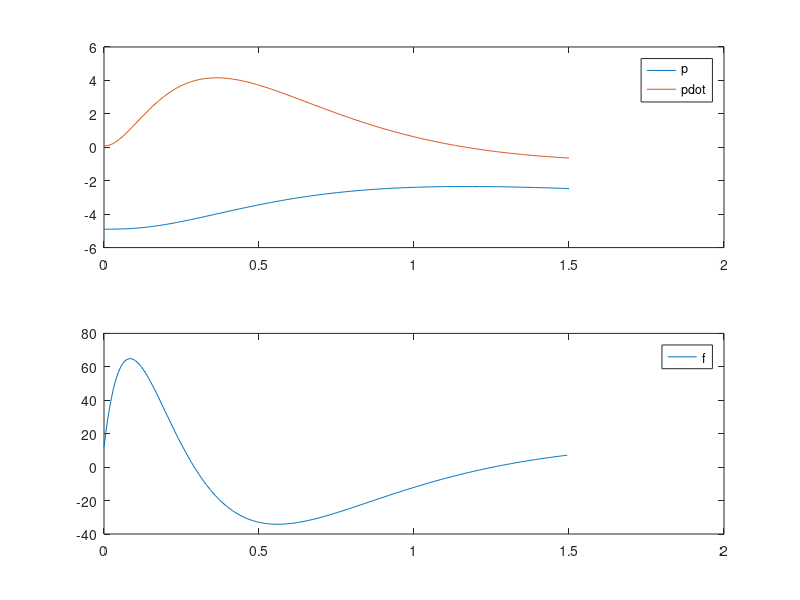

The MATLAB source for this figure:
function startercode000055
[T,X,U,XFORDISPLAY] = RunSimulation;
PlotResults(T,X,U);
p = mat2str(XFORDISPLAY(1),8)
pdot = mat2str(XFORDISPLAY(2),8)
end

function [actuators,data] = initControlSystem(sensors,references,parameters,data)
%%%%%%%%%%%%%%%%%%
% MODIFY
data.A = [0, 1; 4/3, 7/3];
data.B = [0; 1/3];
data.C = [1, 0];
data.xhat = [0; 0];
data.u = 0;

pcon = [-2, -1];
pobs = [-10, -5];

data.K = acker(data.A, data.B, pcon);
data.L = acker(data.A', data.C', pobs)';
data.K
data.L
%
%%%%%%%%%%%%%%%%%%
[actuators,data] = runControlSystem(sensors,references,parameters,data);
end

function [actuators,data] = runControlSystem(sensors,references,parameters,data)
%%%%%%%%%%%%%%%%%%
% MODIFY
pE = -4;
fE = -4*pE-4;
u = -data.K*data.xhat;
%y = sensors.pdot;
y = sensors.p - pE;
data.xhat=data.xhat+(data.A*data.xhat+data.B*u-data.L*(data.C*data.xhat-y))*parameters.tStep;
actuators.f = u + fE;
%
%%%%%%%%%%%%%%%%%%
end

function [T,X,U,XFORDISPLAY] = RunSimulation
[t,x,tStep,nSteps,nStepsForDisplay] = InitSimulation;
T = t;
X = x;
U = [];
controller.init = @initControlSystem;
controller.run = @runControlSystem;
controller.sensors = GetSensors(t,x);
controller.references = struct;
controller.parameters = struct('tStep',tStep);
controller.data = struct;
[controller.actuators,controller.data] = ...
    controller.init(controller.sensors, ...
                    controller.references, ...
                    controller.parameters, ...
                    controller.data);
for iStep = 1:nSteps
    u = GetInput(controller.actuators);
    [t,x] = ode45(@(t,x) GetXDot(t,x,u),[t t+tStep],x);
    t = t(end);
    x = x(end,:)';
    controller.sensors = GetSensors(t,x);
    [controller.actuators,controller.data] = ...
    controller.run(controller.sensors, ...
                    controller.references, ...
                    controller.parameters, ...
                    controller.data);
    T = [T t];
    X = [X x];
    U = [U u];
    if iStep==nStepsForDisplay
        XFORDISPLAY = x;
    end
end
end

function [t,x,tStep,nSteps,nStepsForDisplay] = InitSimulation
t = 0;
x = [-4.90; 0.10];
tStep = 0.006;
nStepsForDisplay = 25;
nSteps = 250;
end

function u = GetInput(actuators)
u = actuators.f;
end

function sensors = GetSensors(t,x)
sensors.t = t;
sensors.p = x(1);
end

function xdot = GetXDot(t,x,u)
xdot = [x(2); (1/3)*(-(-7*x(2)+-4*x(1)+-4)+u(1))];
end

function PlotResults(T,X,U)
clf;
subplot(2,1,1);
plot(T,X);
legend('p','pdot');
subplot(2,1,2);
plot(T(1:end-1),U);
legend('f');
end
